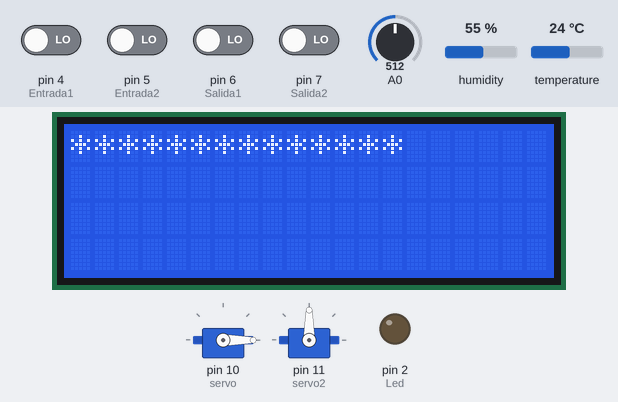
A sketch run on a simulated Arduino Uno, built with avr-gcc and run on an emulated ATmega328P. Shown: 2 × servo, 20×4 character LCD, output pins drawn as LEDs (lit = HIGH). The inputs (shaded band) are chosen by the test bench; at power-on: pin 4 (Entrada1), pin 5 (Entrada2), pin 6 (Salida1), pin 7 (Salida2) LOW, A0 = 512, temperature 24 °C, humidity 55 %. What the sketch prints to the serial monitor is not drawn.

Above: at 2.79 s.
2.8 s: pin 4 (Entrada1) driven HIGH
4.4 s: A0 set to 308
11.6 s: A0 set to 282
At 13.8 s:
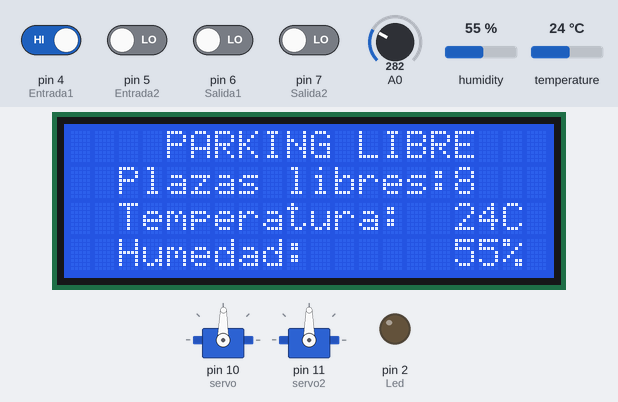
14.3 s: temperature set to 7 °C
At 16.2 s:
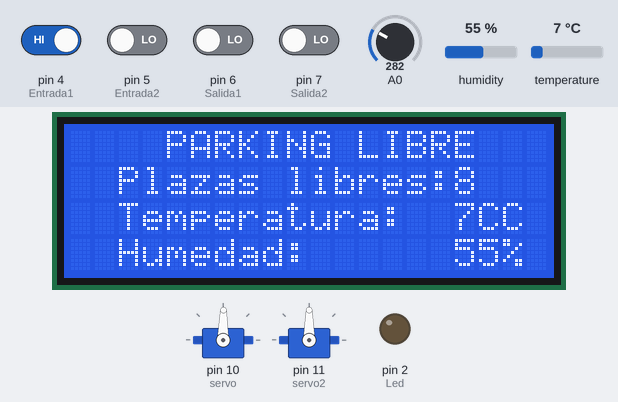
16.9 s: A0 set to 306
At 17.5 s:
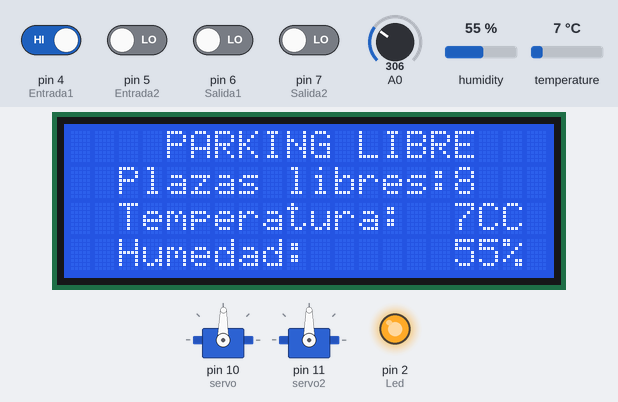
18.4 s: temperature set to 12 °C
At 21.9 s:
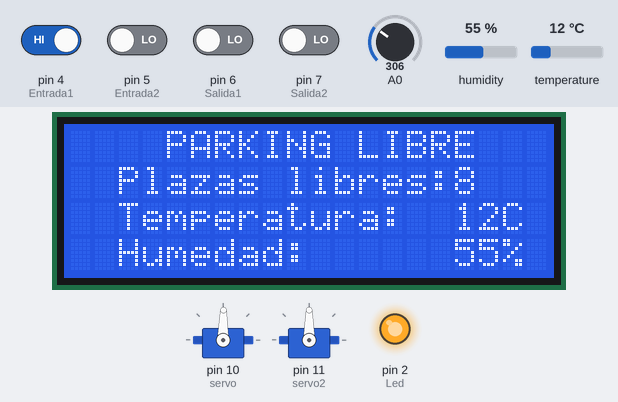
Timing chart, 0 to 23.0 s (numbered marks = the images above; inputs shaded):
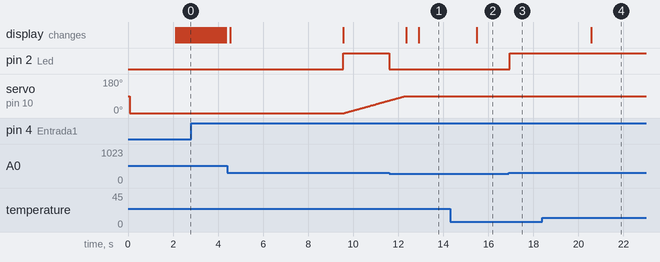

The sketch:

Todo.ino
```cpp
#include <DHT11.h> //DHT11 by Dhruba Saha
DHT11 dht11(3); // digo en que pin esta el sensor DHT11

int result=0;
int humedad=0;
int temperatura=0;

#include <Servo.h>
Servo myServo;
Servo myServo2;

#include <LiquidCrystal_I2C.h>
LiquidCrystal_I2C lcd(0x27,20,4);

int Plazas=0;

int servo=10;
int grados=0;
int servo2=11;
int grados2=0;

bool empezar0=0;

int coches=0;

int Led=2;
int LDR=0;

int Entrada1=4;
bool boolEntrada1=0;

int Entrada2=5;
bool boolEntrada2=0;

int Salida1=6;
bool boolSalida1=0;

int Salida2=7;
bool boolSalida2=0;

bool boolPasoEntrada=0;
bool mantenerEntrada=0;
bool boolPasoSalida=0;
bool mantenerSalida=0;

long tiempo=0;

void setup() {

millis();
tiempo=millis();

Serial.begin(9600);
pinMode(Entrada1,INPUT);
pinMode(Entrada2,INPUT);
pinMode(Salida1,INPUT);
pinMode(Salida2,INPUT);

myServo.attach(servo);
myServo2.attach(servo2);
pinMode(Led,OUTPUT);

 lcd.init();
 lcd.clear();
 lcd.backlight();
}

void loop() {
if(empezar0==0){
  empezar0=1;
  myServo.write(0);
  grados2=90;
  myServo2.write(90);
  delay(2000);
  Pantalla1();
}
sensores();
PasoEntrada();
luces();
PasoSalida();
Pantalla();
TyH ();
}


void sensores() {

boolEntrada1=digitalRead(Entrada1);
boolEntrada2=digitalRead(Entrada2);
boolSalida1=digitalRead(Salida1);
boolSalida2=digitalRead(Salida2);
Serial.println(boolEntrada1);
Serial.print("    ");
Serial.print(boolEntrada2);
Serial.print("    ");
Serial.print(boolSalida1);
Serial.print("    ");
Serial.print(boolSalida2);
Serial.print("    ");
Serial.print(coches);
Serial.print("    ");


}

void PasoEntrada() {

  if(boolEntrada1==1&&mantenerEntrada==0&&coches<8){
    mantenerEntrada=1;
    servoEntradaArriba();
  }

  if(boolEntrada2==1&&mantenerEntrada==1){
    boolPasoEntrada=1;
    //servo se queda arriba
  }

  if(boolEntrada2==0&&boolPasoEntrada==1&&mantenerEntrada==1){
    servoEntradaAbajo();
    boolPasoEntrada=0;
    mantenerEntrada=0;
    coches=coches+1;
  }
}

void servoEntradaArriba() {
    for(grados=0;grados<90;grados=grados+1){
luces();
    delay(30);
    myServo.write(grados);

  }
}

void servoEntradaAbajo(){
  for(grados=90;grados>0;grados=grados-1){
luces();
    delay(30);
    myServo.write(grados);

  }
}

void luces(){
  LDR=analogRead(A0);
if(LDR>300){
digitalWrite(Led,HIGH);}
else{digitalWrite(Led,LOW);}
}


void PasoSalida() {

  if(boolSalida1==1&&mantenerSalida==0&&coches>0&&coches<=8){
    mantenerSalida=1;
    servoSalidaArriba();
  }

  if(boolSalida2==1&&mantenerSalida==1){
    boolPasoSalida=1;
    //servo se queda arriba
  }

  if(boolSalida2==0&&boolPasoSalida==1&&mantenerSalida==1){
    servoSalidaAbajo();
    boolPasoSalida=0;
    mantenerSalida=0;
    coches=coches-1;
  }
}

void servoSalidaAbajo() {
    for(grados2=0;grados2<90;grados2=grados2+1){
luces();
    delay(30);
    myServo2.write(grados2);

  }
}

void servoSalidaArriba(){
  for(grados2=90;grados2>0;grados2=grados2-1){
luces();
    delay(30);
    myServo2.write(grados2);

  }
}


void Pantalla () {

  lcd.setCursor(2,1);
  lcd.print("Plazas libres:");
  Plazas=8-coches;
  lcd.print(Plazas);

  if (coches==8) {
    lcd.setCursor(3,0);
  lcd.print("PARKING OCUPADO");
  }
  else {
    lcd.setCursor(4,0);
  lcd.print("PARKING LIBRE");
  }

  lcd.setCursor(2,2);
  lcd.print("Temperatura:");
  lcd.setCursor(16,2);
  lcd.print(temperatura);
  lcd.print("C");

  lcd.setCursor(2,3);
  lcd.print("Humedad:");
  lcd.setCursor(16,3);
  lcd.print(humedad);
  lcd.print("%");


}

void TyH () {
if(millis()-tiempo>2000){
  result = dht11.readTemperatureHumidity(temperatura, humedad);
  tiempo=millis();
}
}

void Pantalla1() {
  lcd.setCursor(0,0);
  delay(50);
  lcd.print("*");
  delay(50);
  lcd.print("*");
  delay(50);
  lcd.print("*");
  delay(50);
  lcd.print("*");
  delay(50);
  lcd.print("*");
  delay(50);
  lcd.print("*");
  delay(50);
  lcd.print("*");
  delay(50);
  lcd.print("*");
  delay(50);
  lcd.print("*");
  delay(50);
  lcd.print("*");
  delay(50);
  lcd.print("*");
  delay(50);
  lcd.print("*");
  delay(50);
  lcd.print("*");
  delay(50);
  lcd.print("*");
  delay(50);
  lcd.print("*");
  delay(50);
  lcd.print("*");
  delay(50);
  lcd.print("*");
  delay(50);
  lcd.print("*");
  delay(50);
  lcd.print("*");
  delay(50);
  lcd.print("*");
  delay(50);
  lcd.setCursor(19,1);
  lcd.print("*");
  delay(50);
  lcd.setCursor(19,2);
  lcd.print("*");
  delay(50);
  lcd.setCursor(19,3);
  lcd.print("*");
  delay(50);
  lcd.setCursor(18,3);
  lcd.print("*");
  delay(50);
  lcd.setCursor(17,3);
  lcd.print("*");
  delay(50);
  lcd.setCursor(16,3);
  lcd.print("*");
  delay(50);
  lcd.setCursor(15,3);
  lcd.print("*");
  delay(50);
  lcd.setCursor(14,3);
  lcd.print("*");
  delay(50);
  lcd.setCursor(13,3);
  lcd.print("*");
  delay(50);
  lcd.setCursor(12,3);
  lcd.print("*");
  delay(50);
  lcd.setCursor(11,3);
  lcd.print("*");
  delay(50);
  lcd.setCursor(10,3);
  lcd.print("*");
  delay(50);
  lcd.setCursor(9,3);
  lcd.print("*");
  delay(50);
  lcd.setCursor(8,3);
  lcd.print("*");
  delay(50);
  lcd.setCursor(7,3);
  lcd.print("*");
  delay(50);
  lcd.setCursor(6,3);
  lcd.print("*");
  delay(50);
  lcd.setCursor(5,3);
  lcd.print("*");
  delay(50);
  lcd.setCursor(4,3);
  lcd.print("*");
  delay(50);lcd.setCursor(3,3);
  lcd.print("*");
  delay(50);
  lcd.setCursor(2,3);
  lcd.print("*");
  delay(50);
  lcd.setCursor(1,3);
  lcd.print("*");
  delay(50);
  lcd.setCursor(0,3);
  lcd.print("*");
  delay(50);
  lcd.setCursor(0,2);
  lcd.print("*");
  delay(50);
  lcd.setCursor(0,1);
  lcd.print("*");

  delay(200);
  lcd.setCursor(6,1);
  lcd.print("PARKING");
  lcd.setCursor(5,2);
  lcd.print("TONTOROLO");
  delay(5000);
  lcd.clear();
}
```

Measured:
- the behaviour switches between 301 and 300 on A0 (found by bisection; images 0 and 1)
- after the input at 11.6 s, pin 2 (Led): HIGH → LOW at once
- after the input at 14.3 s, the display: changes after 1.2 s (image 2)
- after the input at 16.9 s, pin 2 (Led): LOW → HIGH after 0.05 s
- after the input at 18.4 s, the display: changes after 2.2 s (image 4)
